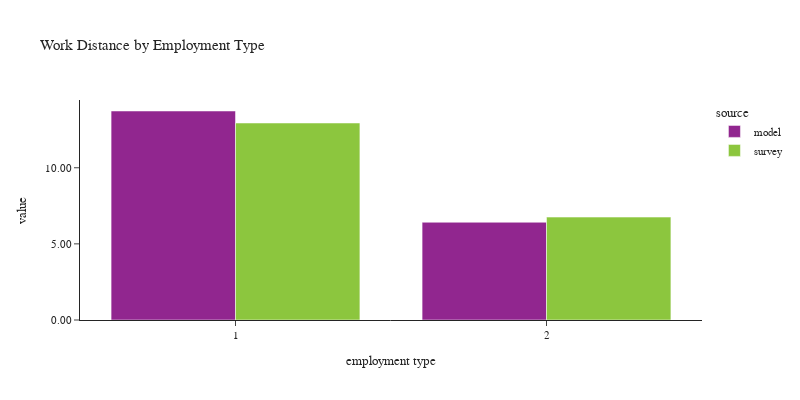

Here is the notebook cell this chart was saved with:
### Code cell
plot_work_location(df_workers, 'pwtyp', 'Employment Type', 'employment type')

### Figure 1 — Plotly figure (JSON) as saved in the notebook; plotly's stock layout.template omitted (floating-point values rounded to 4 significant figures)
{"data": [{"alignmentgroup": "True", "customdata": [[177880], [43574]], "hovertemplate": "source=model<br>pwtyp=%{x}<br>value=%{y}<br>sample count=%{customdata[0]}<extra></extra>", "legendgroup": "model", "marker": {"color": "#91268F", "pattern": {"shape": ""}}, "name": "model", "offsetgroup": "model", "orientation": "v", "showlegend": true, "textposition": "auto", "type": "bar", "x": [1, 2], "xaxis": "x", "y": [13.73, 6.421], "yaxis": "y"}, {"alignmentgroup": "True", "customdata": [[2175], [430]], "hovertemplate": "source=survey<br>pwtyp=%{x}<br>value=%{y}<br>sample count=%{customdata[0]}<extra></extra>", "legendgroup": "survey", "marker": {"color": "#8CC63E", "pattern": {"shape": ""}}, "name": "survey", "offsetgroup": "survey", "orientation": "v", "showlegend": true, "textposition": "auto", "type": "bar", "x": [1, 2], "xaxis": "x", "y": [12.94, 6.76], "yaxis": "y"}], "layout": {"barmode": "group", "font": {"size": 11}, "height": 400, "legend": {"title": {"text": "source"}, "tracegroupgap": 0}, "title": {"text": "Work Distance by Employment Type"}, "width": 800, "xaxis": {"anchor": "y", "domain": [0.0, 1.0], "title": {"text": "employment type"}}, "yaxis": {"anchor": "x", "domain": [0.0, 1.0], "tickformat": ".2f", "title": {"text": "value"}}}}
